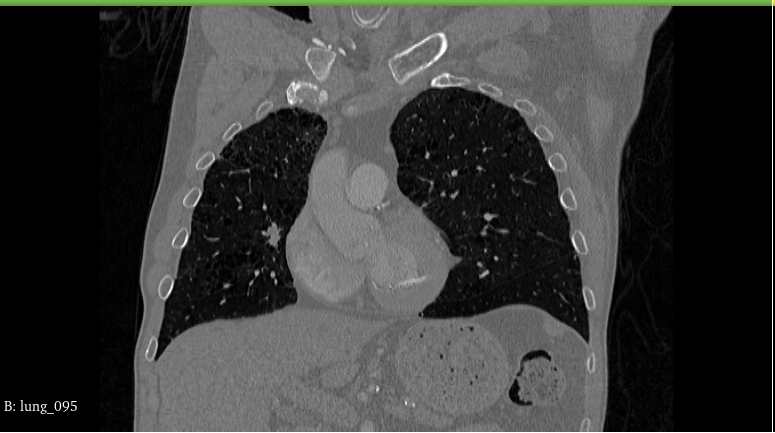
%> input picture imagesProject/tumore1.png, 775 x 433 px
$ octave untitled.m   (GNU Octave 9; MATLAB toolbox functions it lacks are replaced by stand-ins)
%> lines starting %> are read from the running program, lines starting %| are printed output that depends on the picture; in (x1, y1, x2, y2) boxes, pixels count from 0 and x2, y2 are one past the last pixel; in counts of white or black regions, pixels touching at a corner belong together; the program's own positions count from 1
input_image  = imread('C:\Users\spide\Desktop\tumore1.png');
%> input_image is the input picture: size 433x775x3 uint8; mean R, G, B 55.8, 56.7, 55.4
% Definisci l'elemento strutturale (diamante) con un raggio di 2
SE = strel('diamond', 4);

% Erosione dell'immagine con l'elemento strutturale definito
eroded_image = imerode(input_image, SE);
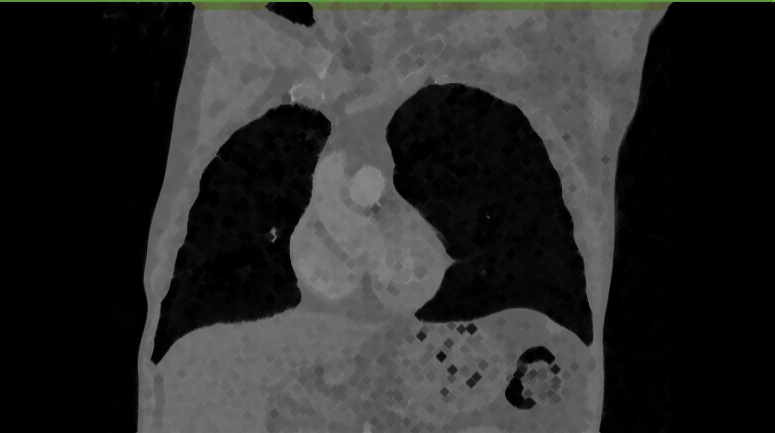
%> eroded_image: size 433x775x3 uint8; mean R, G, B 42.9, 43.3, 42.5

% Converte l'immagine in scala di grigi se necessario
if size(eroded_image, 3) == 3
    eroded_image = rgb2gray(eroded_image);
%> eroded_image: size 433x775 uint8
end

%smussa gli angoli, porta a linee piu morbide nell'immage, visibili miglioramenti
%sulla linea dei polmoni
eroded_image_medfilt = medfilt2(eroded_image, [5, 5]);

grey_level = graythresh(eroded_image_medfilt);
%> grey_level = 0.196
binarized_image = imbinarize(eroded_image_medfilt, grey_level);
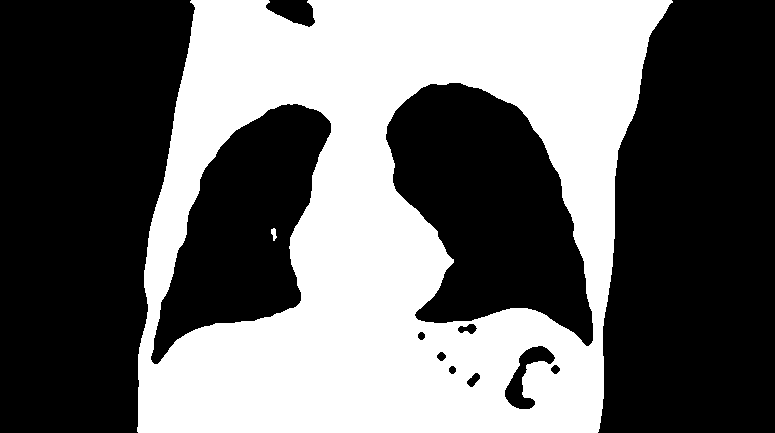
%> binarized_image: size 433x775 logical; 41.5% white; 2 white regions, box (x1, y1, x2, y2) and area: (137, 0, 673, 433) 139195, (271, 228, 277, 241) 49


image_without_results = bwareaopen(binarized_image, 150);
%> image_without_results: size 433x775 logical; 41.5% white; 1 white region, box (x1, y1, x2, y2) and area: (137, 0, 673, 433) 139195

occurences = binarized_image - image_without_results;
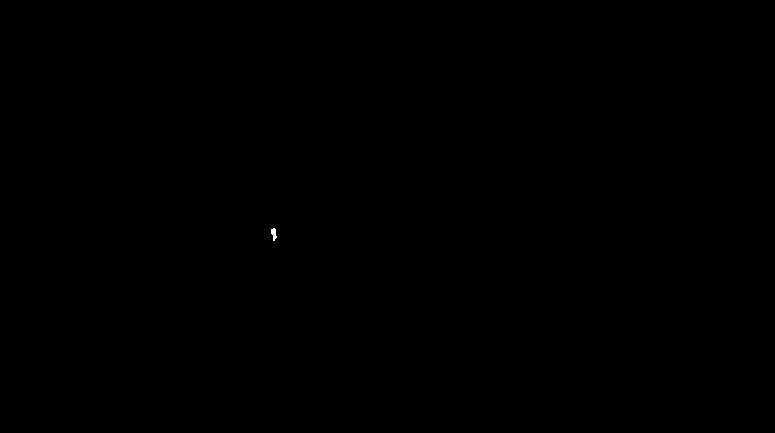
%> occurences: size 433x775 double; values 0 (black) and 1 (white), 0.01% white; 1 white region

%Helpers.Subplot({binarized_image, image_without_results, occurences})

%%%%%%%%%%%%%%%%%%%%%%%%%%%%%%%%%%%%%

% Etichetta le regioni connesse nell'immagine binarizzata
[label_matrix, num_labels] = bwlabel(occurences);
%> num_labels = 1

% Ottiene le proprietà delle regioni connesse
region_props = regionprops(label_matrix, 'Area', 'BoundingBox', 'ConvexHull');
%> region_props = 1 region; box (x1, y1, x2, y2) and Area: (271, 228, 277, 241) 49
%> (the run ends here)

$ run again, with imagesProject/tumore3.png copied over imagesProject/tumore1.png
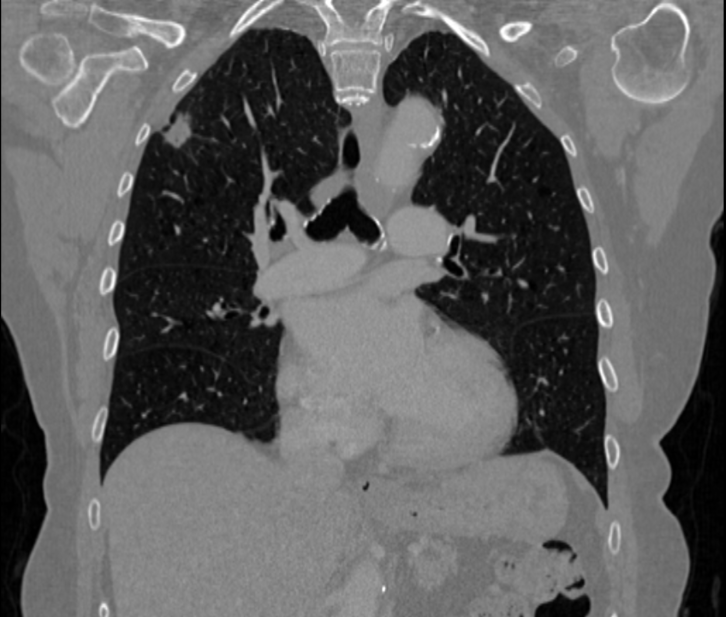
%> input picture imagesProject/tumore3.png, 726 x 617 px
%> input_image is the input picture: size 617x726x3 uint8; min 0, max 255, mean 95
%> `eroded_image = imerode(input_image, SE);`:
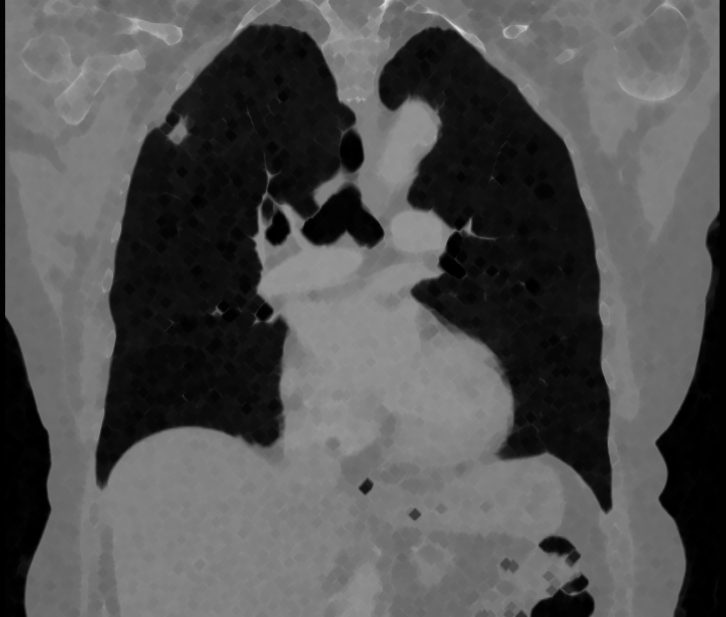
%> eroded_image: size 617x726x3 uint8; min 0, max 231, mean 82.4
%> grey_level = 0.259
%> `binarized_image = imbinarize(eroded_image_medfilt, grey_level);`:
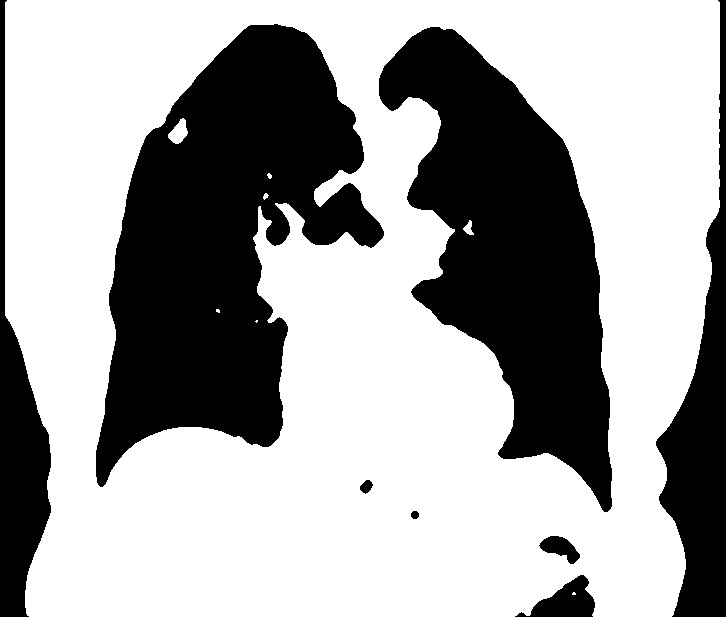
%> binarized_image: size 617x726 logical; 64.5% white; 8 black regions, largest, box (x1, y1, x2, y2) and area: (96, 24, 384, 487) 70897, (379, 27, 612, 512) 56257, (656, 0, 726, 617) 17106
%> image_without_results: size 617x726 logical; 64.5% white; 8 black regions, largest, box (x1, y1, x2, y2) and area: (96, 24, 384, 487) 70962, (379, 27, 612, 512) 56345, (656, 0, 726, 617) 17106
%> occurences: size 617x726 double; values 0 (black) and 1 (white), 0.04% white; 6 white regions (3 under 20 px)
%> label_matrix: size 617x726 double; 7 distinct labels, from 0 to 6
%> num_labels = 6
%> region_props = 6 regions; box (x1, y1, x2, y2) and Area: (463, 220, 474, 235) 88, (263, 193, 269, 200) 25, (267, 173, 272, 179) 21, (216, 309, 220, 313) 13, (572, 592, 576, 595) 10, (255, 320, 258, 323) 6
